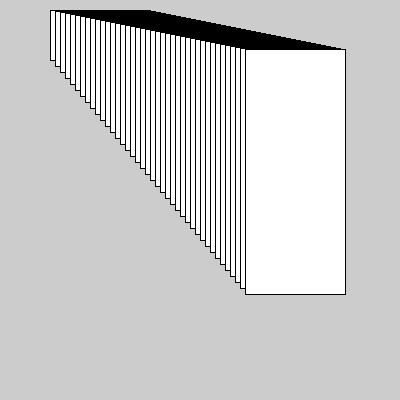
Frame 1 (no input)
Frame 60 (the mouse pressed at the canvas centre just before this capture): identical to frame 1, image omitted
Frame 120 (the mouse held since frame 60 and released just before this capture): identical to frame 1, image omitted

The Processing sketch that drew this single still picture (run headless with seeded random() and noise(); from frame 60 on, the mouse is pressed at the canvas centre):

// Processing sketch: sketch_180201a
// ── sketch_180201a.pde
void setup(){
  size(400,400);
}
void draw(){
  for(int y = 10; y < 50; y++){
    rect(y*5, y, 100, 10*y/2);
  }
}
//  declarando var e repitindo manual
//  int y;
//  y =10;
//  rect(10, y, 100, 10);
//  rect(10, y+20, 100, 10);
//  y = y + 40;
//  rect(10, y, 100, 10);
//    y = y + 20;
//  rect(10, y, 100, 10);
